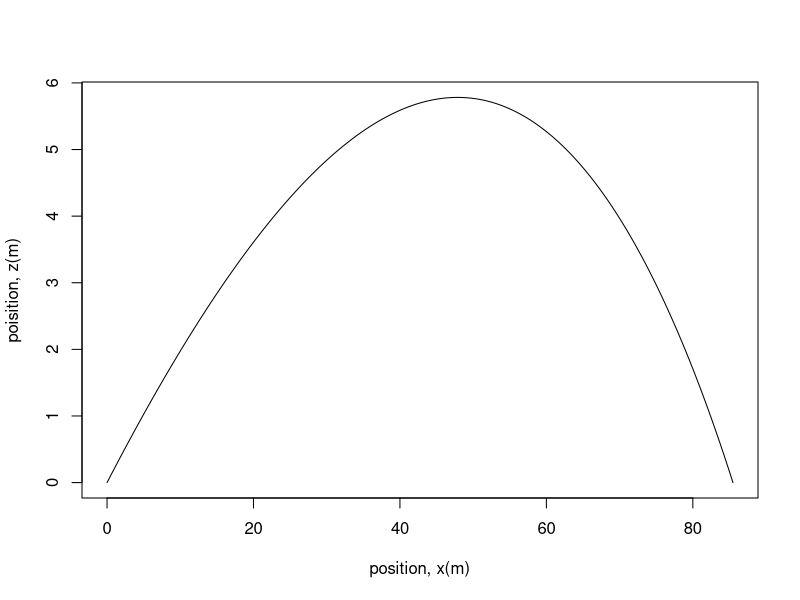

Source code (R):
# R Code for model in paper: The motion of an arbitrary rotating spherical projectile and its application to ball games
#       G. Robinson and I. Robinson, Phys Scr. 88(2013) pp 1 - 17

require(deSolve)

# Function for the dynamic model
ball <- function(t, y, parms)
{
  with(as.list(c(parms, y)), {
    W <- c(W1, W2, W3)
    v_W = y[c(2, 4, 6)] - W
    nv_W = norm(v_W, "2")
    coeff <- (-.5/m)*rho*A*nv_W
    dy1 <- y[2]
    spin1 <- coeff*CL*(vw[2]*(y[6] - W[3]) - vw[3]*(y[4] - W[2]))/w
    if(is.na(spin1)) # prevents NaN
      spin1 <- 0
    dy2 <- coeff*CD*(y[2] - W[1]) - spin1
    dy3 <- y[4]
    spin2 <- CL*(vw[3]*(y[2] - W[1]) - vw[1]*(y[6] - W[3]))/w
    if(is.na(spin2))
      spin2 <- 0
    dy4 <- coeff*CD*(y[4] - W[2]) - spin2
    dy5 <- y[6]
    spin3 <- coeff*CL*(vw[1]*(y[4] - W[2]) - vw[2]*(y[2] - W[1]))/w
    if(is.na(spin3))
      spin3 <- 0
    # no more accelation if ball hits the ground
    if(y[5] <= 0 & t != 0){
      dy6 <- coeff*CD*(y[6] - W[3]) - spin3
    }else{
      dy6 <- coeff*CD*(y[6] - W[3]) - spin3 - g
    }
    list(c(dy1, dy2, dy3, dy4, dy5, dy6))
  })
}

elev <- 12 #degrees
elev <- elev*pi/180

yini <- c(y1 = 0, y2 = 60*cos(elev), y3 = 0, y4 = 0, y5 = 0, y6 = 60*sin(elev))
times <- seq(0, 10, .01)
vw = c(0, 0, 0) # angular vel
w = norm(vw, "2") # manitude of angular velocity
CL = .319*(1 - exp(-2.48E-3 * w))
pars <- c(rho = 1.22, w = w, vw = vw, W = c(0, 0, 0), m = 4.59E-2, CD = .45,
          A = pi*(4.27E-2/2)^2, g = 9.81, CL = CL)

# To state that when the ball hits the ground velocities go to zero
rootfunc <- function(t, y, parms) y[5] # displacement in dir 3
eventfunc <- function(t, y, parms) {
  y[5] <- y[5]
  y[2] <- 0
  y[4] <- 0
  y[6] <- 0
  return(y)
}

out <- ode(func = ball, y = yini, times = times, parms = pars, 
           rootfun = rootfunc, 
           events = list(func = eventfunc, root = TRUE))

# Plot of one of the curves from figure 11 in the paper
plot(out[,c("y1", "y5")], t = "l", xlab = "position, x(m)", ylab = "poisition, z(m)")
